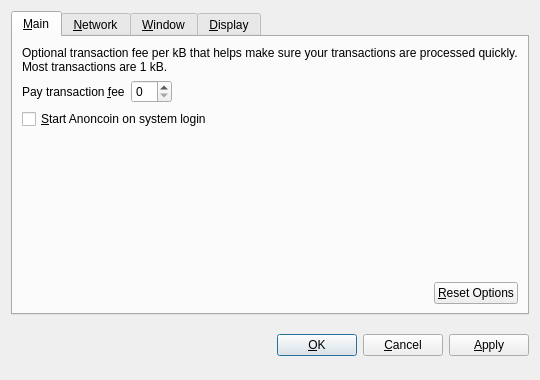
<?xml version="1.0" encoding="UTF-8"?>
<ui version="4.0">
 <class>OptionsDialog</class>
 <widget class="QDialog" name="OptionsDialog">
  <property name="geometry">
   <rect>
    <x>0</x>
    <y>0</y>
    <width>540</width>
    <height>380</height>
   </rect>
  </property>
  <property name="windowTitle">
   <string>Options</string>
  </property>
  <property name="modal">
   <bool>true</bool>
  </property>
  <layout class="QVBoxLayout" name="verticalLayout">
   <item>
    <widget class="QTabWidget" name="tabWidget">
     <property name="tabPosition">
      <enum>QTabWidget::North</enum>
     </property>
     <property name="currentIndex">
      <number>0</number>
     </property>
     <widget class="QWidget" name="tabMain">
      <attribute name="title">
       <string>&amp;Main</string>
      </attribute>
      <layout class="QVBoxLayout" name="verticalLayout_Main">
       <item>
        <widget class="QLabel" name="transactionFeeInfoLabel">
         <property name="text">
          <string>Optional transaction fee per kB that helps make sure your transactions are processed quickly. Most transactions are 1 kB.</string>
         </property>
         <property name="textFormat">
          <enum>Qt::PlainText</enum>
         </property>
         <property name="wordWrap">
          <bool>true</bool>
         </property>
        </widget>
       </item>
       <item>
        <layout class="QHBoxLayout" name="horizontalLayout_1_Main">
         <item>
          <widget class="QLabel" name="transactionFeeLabel">
           <property name="text">
            <string>Pay transaction &amp;fee</string>
           </property>
           <property name="textFormat">
            <enum>Qt::PlainText</enum>
           </property>
           <property name="buddy">
            <cstring>transactionFee</cstring>
           </property>
          </widget>
         </item>
         <item>
          <widget class="BitcoinAmountField" name="transactionFee"/>
         </item>
         <item>
          <spacer name="horizontalSpacer_1_Main">
           <property name="orientation">
            <enum>Qt::Horizontal</enum>
           </property>
           <property name="sizeHint" stdset="0">
            <size>
             <width>40</width>
             <height>20</height>
            </size>
           </property>
          </spacer>
         </item>
        </layout>
       </item>
       <item>
        <widget class="QCheckBox" name="bitcoinAtStartup">
         <property name="toolTip">
          <string>Automatically start Anoncoin after logging in to the system.</string>
         </property>
         <property name="text">
          <string>&amp;Start Anoncoin on system login</string>
         </property>
        </widget>
       </item>
       <item>
        <spacer name="verticalSpacer_Main">
         <property name="orientation">
          <enum>Qt::Vertical</enum>
         </property>
         <property name="sizeHint" stdset="0">
          <size>
           <width>20</width>
           <height>40</height>
          </size>
         </property>
        </spacer>
       </item>
       <item>
        <layout class="QHBoxLayout" name="horizontalLayout_2_Main">
         <item>
          <spacer name="horizontalSpacer_2_Main">
           <property name="orientation">
            <enum>Qt::Horizontal</enum>
           </property>
           <property name="sizeHint" stdset="0">
            <size>
             <width>40</width>
             <height>20</height>
            </size>
           </property>
          </spacer>
         </item>
         <item>
          <widget class="QPushButton" name="resetButton">
           <property name="toolTip">
            <string>Reset all client options to default.</string>
           </property>
           <property name="text">
            <string>&amp;Reset Options</string>
           </property>
           <property name="autoDefault">
            <bool>false</bool>
           </property>
          </widget>
         </item>
        </layout>
       </item>
      </layout>
     </widget>
     <widget class="QWidget" name="tabNetwork">
      <attribute name="title">
       <string>&amp;Network</string>
      </attribute>
      <layout class="QVBoxLayout" name="verticalLayout_Network">
       <item>
        <widget class="QCheckBox" name="mapPortUpnp">
         <property name="toolTip">
          <string>Automatically open the Anoncoin client port on the router. This only works when your router supports UPnP and it is enabled.</string>
         </property>
         <property name="text">
          <string>Map port using &amp;UPnP</string>
         </property>
        </widget>
       </item>
       <item>
        <widget class="QCheckBox" name="connectSocks">
         <property name="toolTip">
          <string>Connect to the Anoncoin network through a SOCKS proxy (e.g. when connecting through Tor).</string>
         </property>
         <property name="text">
          <string>&amp;Connect through SOCKS proxy:</string>
         </property>
        </widget>
       </item>
       <item>
        <layout class="QHBoxLayout" name="horizontalLayout_Network">
         <item>
          <widget class="QLabel" name="proxyIpLabel">
           <property name="text">
            <string>Proxy &amp;IP:</string>
           </property>
           <property name="textFormat">
            <enum>Qt::PlainText</enum>
           </property>
           <property name="buddy">
            <cstring>proxyIp</cstring>
           </property>
          </widget>
         </item>
         <item>
          <widget class="QValidatedLineEdit" name="proxyIp">
           <property name="maximumSize">
            <size>
             <width>140</width>
             <height>16777215</height>
            </size>
           </property>
           <property name="toolTip">
            <string>IP address of the proxy (e.g. 127.0.0.1)</string>
           </property>
          </widget>
         </item>
         <item>
          <widget class="QLabel" name="proxyPortLabel">
           <property name="text">
            <string>&amp;Port:</string>
           </property>
           <property name="textFormat">
            <enum>Qt::PlainText</enum>
           </property>
           <property name="buddy">
            <cstring>proxyPort</cstring>
           </property>
          </widget>
         </item>
         <item>
          <widget class="QLineEdit" name="proxyPort">
           <property name="maximumSize">
            <size>
             <width>55</width>
             <height>16777215</height>
            </size>
           </property>
           <property name="toolTip">
            <string>Port of the proxy (e.g. 9050)</string>
           </property>
          </widget>
         </item>
         <item>
          <widget class="QLabel" name="socksVersionLabel">
           <property name="text">
            <string>SOCKS &amp;Version:</string>
           </property>
           <property name="textFormat">
            <enum>Qt::PlainText</enum>
           </property>
           <property name="buddy">
            <cstring>socksVersion</cstring>
           </property>
          </widget>
         </item>
         <item>
          <widget class="QValueComboBox" name="socksVersion">
           <property name="toolTip">
            <string>SOCKS version of the proxy (e.g. 5)</string>
           </property>
          </widget>
         </item>
         <item>
          <spacer name="horizontalSpacer_Network">
           <property name="orientation">
            <enum>Qt::Horizontal</enum>
           </property>
           <property name="sizeHint" stdset="0">
            <size>
             <width>40</width>
             <height>20</height>
            </size>
           </property>
          </spacer>
         </item>
        </layout>
       </item>
       <item>
        <spacer name="verticalSpacer_Network">
         <property name="orientation">
          <enum>Qt::Vertical</enum>
         </property>
         <property name="sizeHint" stdset="0">
          <size>
           <width>20</width>
           <height>40</height>
          </size>
         </property>
        </spacer>
       </item>
      </layout>
     </widget>
     <widget class="QWidget" name="tabWindow">
      <attribute name="title">
       <string>&amp;Window</string>
      </attribute>
      <layout class="QVBoxLayout" name="verticalLayout_Window">
       <item>
        <widget class="QCheckBox" name="minimizeToTray">
         <property name="toolTip">
          <string>Show only a tray icon after minimizing the window.</string>
         </property>
         <property name="text">
          <string>&amp;Minimize to the tray instead of the taskbar</string>
         </property>
        </widget>
       </item>
       <item>
        <widget class="QCheckBox" name="minimizeOnClose">
         <property name="toolTip">
          <string>Minimize instead of exit the application when the window is closed. When this option is enabled, the application will be closed only after selecting Quit in the menu.</string>
         </property>
         <property name="text">
          <string>M&amp;inimize on close</string>
         </property>
        </widget>
       </item>
       <item>
        <spacer name="verticalSpacer_Window">
         <property name="orientation">
          <enum>Qt::Vertical</enum>
         </property>
         <property name="sizeHint" stdset="0">
          <size>
           <width>20</width>
           <height>40</height>
          </size>
         </property>
        </spacer>
       </item>
      </layout>
     </widget>
     <widget class="QWidget" name="tabDisplay">
      <attribute name="title">
       <string>&amp;Display</string>
      </attribute>
      <layout class="QVBoxLayout" name="verticalLayout_Display">
       <item>
        <layout class="QHBoxLayout" name="horizontalLayout_1_Display">
         <item>
          <widget class="QLabel" name="langLabel">
           <property name="text">
            <string>User Interface &amp;language:</string>
           </property>
           <property name="textFormat">
            <enum>Qt::PlainText</enum>
           </property>
           <property name="buddy">
            <cstring>lang</cstring>
           </property>
          </widget>
         </item>
         <item>
          <widget class="QValueComboBox" name="lang">
           <property name="toolTip">
            <string>The user interface language can be set here. This setting will take effect after restarting Anoncoin.</string>
           </property>
          </widget>
         </item>
        </layout>
       </item>
       <item>
        <layout class="QHBoxLayout" name="horizontalLayout_2_Display">
         <item>
          <widget class="QLabel" name="unitLabel">
           <property name="text">
            <string>&amp;Unit to show amounts in:</string>
           </property>
           <property name="textFormat">
            <enum>Qt::PlainText</enum>
           </property>
           <property name="buddy">
            <cstring>unit</cstring>
           </property>
          </widget>
         </item>
         <item>
          <widget class="QValueComboBox" name="unit">
           <property name="toolTip">
            <string>Choose the default subdivision unit to show in the interface and when sending coins.</string>
           </property>
          </widget>
         </item>
        </layout>
       </item>
       <item>
        <widget class="QCheckBox" name="displayAddresses">
         <property name="toolTip">
          <string>Whether to show Anoncoin addresses in the transaction list or not.</string>
         </property>
         <property name="text">
          <string>&amp;Display addresses in transaction list</string>
         </property>
        </widget>
       </item>
       <item>
        <widget class="QCheckBox" name="coinControlFeatures"> 
          <property name="toolTip"> 
            <string>Whether to show coin control features or not.</string> 
          </property>
          <property name="text"> 
            <string>Display coin &amp;control features (experts only!)</string>
          </property>
        </widget>
       </item>
       <item>
        <spacer name="verticalSpacer_Display">
         <property name="orientation">
          <enum>Qt::Vertical</enum>
         </property>
         <property name="sizeHint" stdset="0">
          <size>
           <width>20</width>
           <height>40</height>
          </size>
         </property>
        </spacer>
       </item>
      </layout>
     </widget>
    </widget>
   </item>
   <item>
    <layout class="QHBoxLayout" name="horizontalLayout_Buttons">
     <item>
      <spacer name="horizontalSpacer_1">
       <property name="orientation">
        <enum>Qt::Horizontal</enum>
       </property>
       <property name="sizeHint" stdset="0">
        <size>
         <width>40</width>
         <height>48</height>
        </size>
       </property>
      </spacer>
     </item>
     <item>
      <widget class="QLabel" name="statusLabel">
       <property name="font">
        <font>
         <weight>75</weight>
         <bold>true</bold>
        </font>
       </property>
       <property name="text">
        <string/>
       </property>
       <property name="textFormat">
        <enum>Qt::PlainText</enum>
       </property>
       <property name="wordWrap">
        <bool>true</bool>
       </property>
      </widget>
     </item>
     <item>
      <spacer name="horizontalSpacer_2">
       <property name="orientation">
        <enum>Qt::Horizontal</enum>
       </property>
       <property name="sizeHint" stdset="0">
        <size>
         <width>40</width>
         <height>48</height>
        </size>
       </property>
      </spacer>
     </item>
     <item>
      <widget class="QPushButton" name="okButton">
       <property name="text">
        <string>&amp;OK</string>
       </property>
      </widget>
     </item>
     <item>
      <widget class="QPushButton" name="cancelButton">
       <property name="text">
        <string>&amp;Cancel</string>
       </property>
       <property name="autoDefault">
        <bool>false</bool>
       </property>
      </widget>
     </item>
     <item>
      <widget class="QPushButton" name="applyButton">
       <property name="text">
        <string>&amp;Apply</string>
       </property>
       <property name="autoDefault">
        <bool>false</bool>
       </property>
      </widget>
     </item>
    </layout>
   </item>
  </layout>
 </widget>
 <customwidgets>
  <customwidget>
   <class>BitcoinAmountField</class>
   <extends>QSpinBox</extends>
   <header>bitcoinamountfield.h</header>
  </customwidget>
  <customwidget>
   <class>QValueComboBox</class>
   <extends>QComboBox</extends>
   <header>qvaluecombobox.h</header>
  </customwidget>
  <customwidget>
   <class>QValidatedLineEdit</class>
   <extends>QLineEdit</extends>
   <header>qvalidatedlineedit.h</header>
  </customwidget>
 </customwidgets>
 <resources/>
 <connections/>
</ui>
